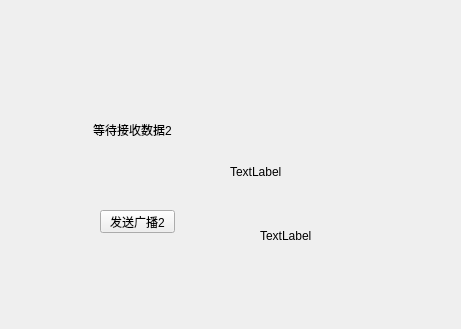
<?xml version="1.0" encoding="UTF-8"?>
<ui version="4.0">
 <class>Widget</class>
 <widget class="QWidget" name="Widget">
  <property name="geometry">
   <rect>
    <x>0</x>
    <y>0</y>
    <width>461</width>
    <height>329</height>
   </rect>
  </property>
  <property name="windowTitle">
   <string>Widget</string>
  </property>
  <widget class="QLabel" name="label">
   <property name="geometry">
    <rect>
     <x>93</x>
     <y>120</y>
     <width>131</width>
     <height>20</height>
    </rect>
   </property>
   <property name="text">
    <string>等待接收数据2</string>
   </property>
  </widget>
  <widget class="QPushButton" name="pushButton">
   <property name="geometry">
    <rect>
     <x>100</x>
     <y>210</y>
     <width>75</width>
     <height>23</height>
    </rect>
   </property>
   <property name="text">
    <string>发送广播2</string>
   </property>
  </widget>
  <widget class="QLabel" name="label_2">
   <property name="geometry">
    <rect>
     <x>230</x>
     <y>161</y>
     <width>111</width>
     <height>21</height>
    </rect>
   </property>
   <property name="text">
    <string>TextLabel</string>
   </property>
  </widget>
  <widget class="QLabel" name="label_3">
   <property name="geometry">
    <rect>
     <x>260</x>
     <y>230</y>
     <width>54</width>
     <height>12</height>
    </rect>
   </property>
   <property name="text">
    <string>TextLabel</string>
   </property>
  </widget>
 </widget>
 <layoutdefault spacing="6" margin="11"/>
 <resources/>
 <connections/>
</ui>
